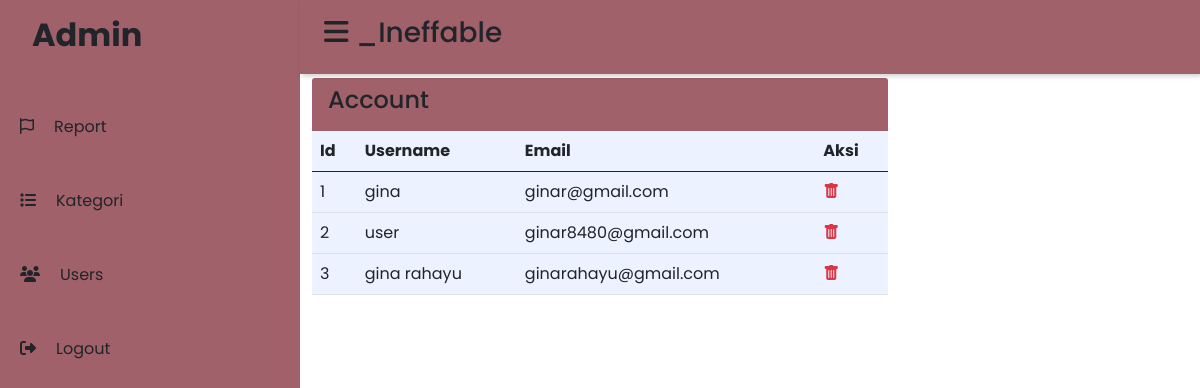
Page /admin/index.php?halaman=user (signed in) on the earlier database version.
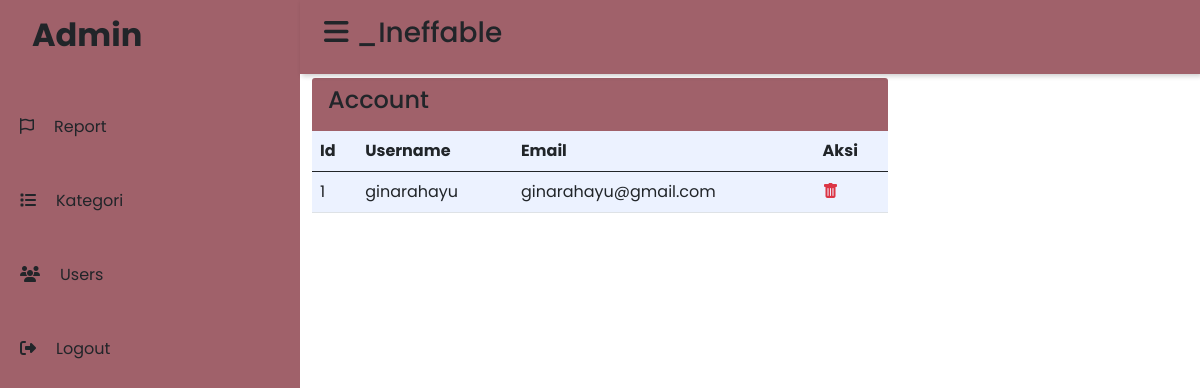
Same page on the later database version.
### tables this page shows
CREATE TABLE `tb_user` (
  `id` int(11) NOT NULL,
  `nama` varchar(100) NOT NULL,
  `username` varchar(100) NOT NULL,
  `email` varchar(100) NOT NULL,
  `password` varchar(100) NOT NULL,
  `photo` text NOT NULL
);

### admin/user.php (the view, shortened to what this page needs)
<?php
include 'header.php';
include '../db/koneksi.php';
?>
<div class="container">
  <div class="row">
    <div class="col-sm-8">
      <div class="card-header border-0 d-flex justify-content-between" style="background-color: #A0616A; width: 100%;">
        <h4 class="d-inline">
          Account
        </h4>
      </div>
      <table class="table" style="background-color: #ECF2FF;">
        <thead>
          <tr>
            <th scope="col">Id</th>
            <th scope="col">Username</th>
            <th scope="col">Email</th>
            <th scope="col">Aksi</th>
        </thead>
        <?php $data = $conn->query("SELECT * FROM tb_user"); ?>
        <?php $no = 1; ?>
        <?php while ($row = $data->fetch_assoc()) : ?>
          <tr>
            <td><?php echo $no++ ?></td>
            <td><?php echo $row["username"] ?></td>
            <td><?php echo $row["email"] ?></td>
            <td>
              <a href="index.php?id=<?php echo $row['id'] ?>&halaman=delete_user" onclick="return confirm ('Yakin dihapus ?')" class="text-danger">
                <i class="bi bi-trash-fill"></i>
              </a>
            </td>
          </tr>
        <?php endwhile ?>
      </table>
    </div>
  </div>
</div>

Differences in the rows shown:
removed tb_user: username "gina", email "ginar@gmail.com"
removed tb_user: username "user", email "ginar8480@gmail.com"
removed tb_user: username "gina rahayu", email "ginarahayu@gmail.com"
added tb_user: username "ginarahayu", email "ginarahayu@gmail.com"
